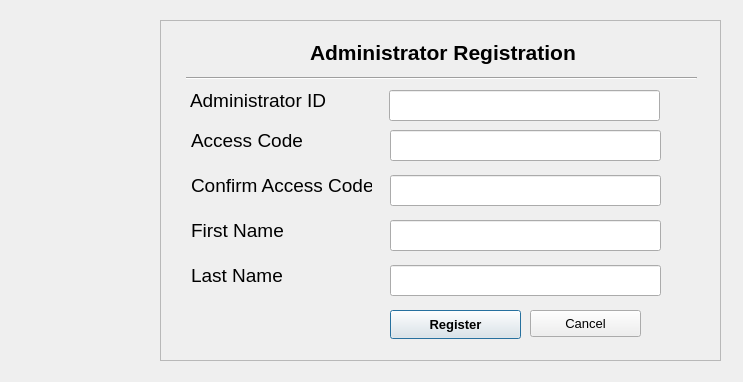
<?xml version="1.0" encoding="UTF-8"?>
<ui version="4.0">
 <class>AdminReg</class>
 <widget class="QDialog" name="AdminReg">
  <property name="geometry">
   <rect>
    <x>0</x>
    <y>0</y>
    <width>743</width>
    <height>382</height>
   </rect>
  </property>
  <property name="windowTitle">
   <string>Administrator Registration</string>
  </property>
  <widget class="QFrame" name="frame">
   <property name="geometry">
    <rect>
     <x>160</x>
     <y>20</y>
     <width>561</width>
     <height>341</height>
    </rect>
   </property>
   <property name="frameShape">
    <enum>QFrame::StyledPanel</enum>
   </property>
   <property name="frameShadow">
    <enum>QFrame::Raised</enum>
   </property>
   <widget class="QLineEdit" name="inpAccessCodeConfirm">
    <property name="geometry">
     <rect>
      <x>230</x>
      <y>155</y>
      <width>271</width>
      <height>31</height>
     </rect>
    </property>
    <property name="font">
     <font>
      <family>Arial</family>
      <pointsize>14</pointsize>
     </font>
    </property>
    <property name="text">
     <string/>
    </property>
    <property name="maxLength">
     <number>20</number>
    </property>
    <property name="echoMode">
     <enum>QLineEdit::Password</enum>
    </property>
   </widget>
   <widget class="QLabel" name="lblLastName">
    <property name="geometry">
     <rect>
      <x>31</x>
      <y>245</y>
      <width>93</width>
      <height>21</height>
     </rect>
    </property>
    <property name="font">
     <font>
      <family>Arial</family>
      <pointsize>14</pointsize>
     </font>
    </property>
    <property name="text">
     <string>Last Name:</string>
    </property>
   </widget>
   <widget class="QLineEdit" name="inpFirstName">
    <property name="geometry">
     <rect>
      <x>230</x>
      <y>200</y>
      <width>271</width>
      <height>31</height>
     </rect>
    </property>
    <property name="font">
     <font>
      <family>Arial</family>
      <pointsize>14</pointsize>
     </font>
    </property>
    <property name="text">
     <string/>
    </property>
    <property name="maxLength">
     <number>20</number>
    </property>
   </widget>
   <widget class="QLabel" name="label_13">
    <property name="geometry">
     <rect>
      <x>150</x>
      <y>20</y>
      <width>341</width>
      <height>31</height>
     </rect>
    </property>
    <property name="font">
     <font>
      <family>Arial</family>
      <pointsize>16</pointsize>
      <weight>75</weight>
      <bold>true</bold>
     </font>
    </property>
    <property name="text">
     <string>Administrator Registration</string>
    </property>
    <property name="alignment">
     <set>Qt::AlignLeading|Qt::AlignLeft|Qt::AlignTop</set>
    </property>
   </widget>
   <widget class="QLabel" name="lblFirstName">
    <property name="geometry">
     <rect>
      <x>31</x>
      <y>200</y>
      <width>94</width>
      <height>21</height>
     </rect>
    </property>
    <property name="font">
     <font>
      <family>Arial</family>
      <pointsize>14</pointsize>
     </font>
    </property>
    <property name="text">
     <string>First Name:</string>
    </property>
   </widget>
   <widget class="QLabel" name="lblFirstName_3">
    <property name="geometry">
     <rect>
      <x>30</x>
      <y>70</y>
      <width>181</width>
      <height>21</height>
     </rect>
    </property>
    <property name="font">
     <font>
      <family>Arial</family>
      <pointsize>14</pointsize>
     </font>
    </property>
    <property name="text">
     <string>Administrator ID</string>
    </property>
   </widget>
   <widget class="QPushButton" name="btnRegister">
    <property name="geometry">
     <rect>
      <x>230</x>
      <y>290</y>
      <width>131</width>
      <height>29</height>
     </rect>
    </property>
    <property name="font">
     <font>
      <pointsize>10</pointsize>
      <weight>75</weight>
      <bold>true</bold>
     </font>
    </property>
    <property name="text">
     <string>Register</string>
    </property>
   </widget>
   <widget class="QLabel" name="lblRegCodeConfrim">
    <property name="geometry">
     <rect>
      <x>31</x>
      <y>155</y>
      <width>181</width>
      <height>21</height>
     </rect>
    </property>
    <property name="font">
     <font>
      <family>Arial</family>
      <pointsize>14</pointsize>
     </font>
    </property>
    <property name="text">
     <string>Confirm Access Code:</string>
    </property>
   </widget>
   <widget class="QLineEdit" name="inpLastName">
    <property name="geometry">
     <rect>
      <x>230</x>
      <y>245</y>
      <width>271</width>
      <height>31</height>
     </rect>
    </property>
    <property name="font">
     <font>
      <family>Arial</family>
      <pointsize>14</pointsize>
     </font>
    </property>
    <property name="text">
     <string/>
    </property>
    <property name="maxLength">
     <number>20</number>
    </property>
   </widget>
   <widget class="QLabel" name="lblRegCode">
    <property name="geometry">
     <rect>
      <x>31</x>
      <y>110</y>
      <width>111</width>
      <height>21</height>
     </rect>
    </property>
    <property name="font">
     <font>
      <family>Arial</family>
      <pointsize>14</pointsize>
     </font>
    </property>
    <property name="text">
     <string>Access Code:</string>
    </property>
   </widget>
   <widget class="QLineEdit" name="inpAdminID">
    <property name="geometry">
     <rect>
      <x>229</x>
      <y>70</y>
      <width>271</width>
      <height>31</height>
     </rect>
    </property>
    <property name="font">
     <font>
      <family>Arial</family>
      <pointsize>14</pointsize>
     </font>
    </property>
    <property name="text">
     <string/>
    </property>
    <property name="maxLength">
     <number>20</number>
    </property>
   </widget>
   <widget class="QLineEdit" name="inpAccessCode">
    <property name="geometry">
     <rect>
      <x>230</x>
      <y>110</y>
      <width>271</width>
      <height>31</height>
     </rect>
    </property>
    <property name="font">
     <font>
      <family>Arial</family>
      <pointsize>14</pointsize>
     </font>
    </property>
    <property name="text">
     <string/>
    </property>
    <property name="maxLength">
     <number>20</number>
    </property>
    <property name="echoMode">
     <enum>QLineEdit::Password</enum>
    </property>
   </widget>
   <widget class="QPushButton" name="btnCancel">
    <property name="geometry">
     <rect>
      <x>370</x>
      <y>290</y>
      <width>111</width>
      <height>27</height>
     </rect>
    </property>
    <property name="font">
     <font>
      <pointsize>10</pointsize>
     </font>
    </property>
    <property name="text">
     <string>Cancel</string>
    </property>
   </widget>
   <widget class="Line" name="line">
    <property name="geometry">
     <rect>
      <x>26</x>
      <y>50</y>
      <width>511</width>
      <height>16</height>
     </rect>
    </property>
    <property name="orientation">
     <enum>Qt::Horizontal</enum>
    </property>
   </widget>
  </widget>
  <widget class="QLabel" name="label_14">
   <property name="geometry">
    <rect>
     <x>20</x>
     <y>20</y>
     <width>121</width>
     <height>231</height>
    </rect>
   </property>
   <property name="text">
    <string/>
   </property>
   <property name="pixmap">
    <pixmap>resources/logo.png</pixmap>
   </property>
  </widget>
 </widget>
 <tabstops>
  <tabstop>inpAdminID</tabstop>
  <tabstop>inpAccessCode</tabstop>
  <tabstop>inpAccessCodeConfirm</tabstop>
  <tabstop>inpFirstName</tabstop>
  <tabstop>inpLastName</tabstop>
  <tabstop>btnRegister</tabstop>
  <tabstop>btnCancel</tabstop>
 </tabstops>
 <resources/>
 <connections>
  <connection>
   <sender>btnCancel</sender>
   <signal>clicked()</signal>
   <receiver>AdminReg</receiver>
   <slot>reject()</slot>
   <hints>
    <hint type="sourcelabel">
     <x>585</x>
     <y>323</y>
    </hint>
    <hint type="destinationlabel">
     <x>371</x>
     <y>190</y>
    </hint>
   </hints>
  </connection>
 </connections>
</ui>
